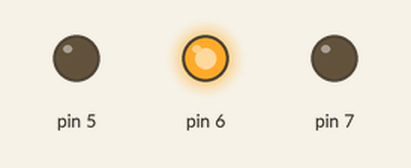
The sketch below on a simulated Arduino Uno, built with avr-gcc and run on an emulated ATmega328P. On the bench: output pins drawn as LEDs (lit = HIGH).

Above: at 0.25 s.
At 0.65 s:
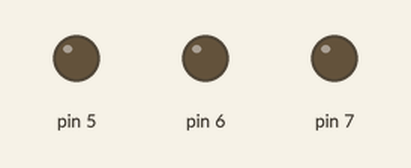
At 1.65 s:
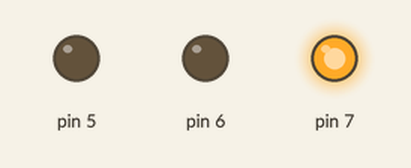
At 2.85 s:
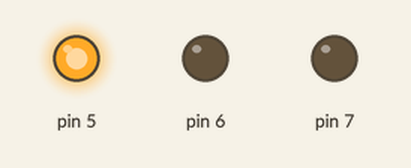
Timing chart, 0 to 3.1 s (numbered marks = the images above):
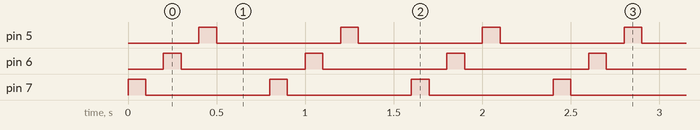

The sketch:

_3lcd.ino
```cpp
void setup() {
  Serial.begin(9600);
  pinMode(7, OUTPUT);
  pinMode(6, OUTPUT);
  pinMode(5, OUTPUT);
}

void loop() {
  digitalWrite(7, HIGH);
  delay(100);
  digitalWrite(7, LOW);
  delay(100);
  digitalWrite(6, HIGH);
  delay(100);
  digitalWrite(6, LOW);
  delay(100);
  digitalWrite(5, HIGH);
  delay(100);
  digitalWrite(5, LOW);
  delay(100);
   digitalWrite(4, HIGH);
  delay(100);
  digitalWrite(4, LOW);
  delay(100);


//    digitalWrite(7, HIGH);
//    digitalWrite(6, HIGH);
//    digitalWrite(5, HIGH);
//    delay(1000);
//    digitalWrite(7, LOW);
//    digitalWrite(6, LOW);
//    digitalWrite(5, LOW);
//    delay(1000);

}
```

Measured:
- by itself, pin 5–7: alternates HIGH for 0.10 s and LOW for 0.70 s
